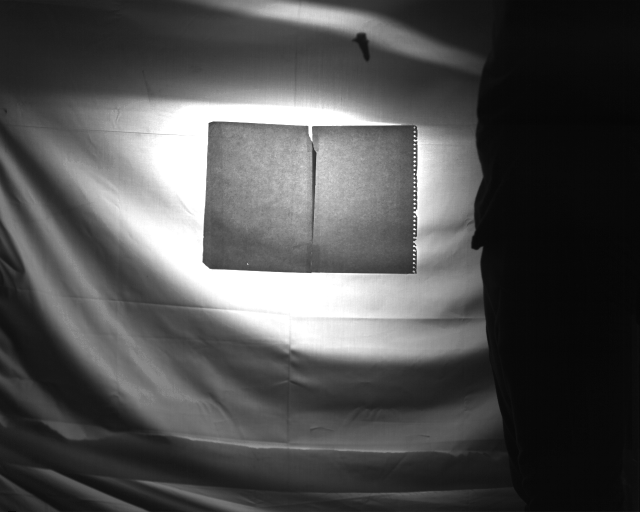
#> input picture velocity_calculator/Vert_vel/Camera_1_002094.tif, 1280 x 1024 px, found by its file name (shown at 1/2 size); its folder holds 4 pictures in this run
$ python example.py
#> lines starting #> are read from the running program, lines starting #| are printed output that depends on the picture; after the words box and inside, x2 and y2 are one past the last pixel; in counts of white or black regions, pixels touching at a corner belong together
### velocity_calculator/main.py
import os
import cv2
import numpy as np
import openpyxl
import pandas as pd
import matplotlib.pyplot as plt


class SeedVelocityAnalyzer:
    def __init__(self, raw_path):
        self.raw_path = raw_path
        self.base_path = os.path.dirname(raw_path)
        self.thresh_path = os.path.join(self.base_path, 'thresholded_seeds')
        self.subtracted_path = os.path.join(self.base_path, 'subtracted')
        self.excel_path = os.path.join(self.base_path, 'velocity.xlsx')
        self.plots_path = os.path.join(self.base_path, 'plots')
        self.mv_avg_excel_path = os.path.join(self.base_path, 'mv_pt_avg.xlsx')
        self.frame_avg_excel_path = os.path.join(self.base_path, 'n_frame_avg.xlsx')
        self.filter_coeffs = {
            'zscore': {},
            'iqr': {}
            }
        self.coeffs = {1 : {}, 2 : {}, 3 : {}, 4 : {}, 5 : {}}
        os.makedirs(self.plots_path, exist_ok=True)


    def threshold_images(self, thresh_val=28):
#> called with thresh_val = 28
        os.makedirs(self.thresh_path, exist_ok=True)
        for filename in os.listdir(self.raw_path):
            if filename.lower().endswith(('.png', '.jpg', '.jpeg', '.gif', '.bmp', '.tiff', '.tif')):
                file_path = os.path.join(self.raw_path, filename)
                img = cv2.imread(file_path, cv2.IMREAD_GRAYSCALE)
#> img is the input picture: shape (1024, 1280); min 0, max 255, mean 79.8
                _, thresh = cv2.threshold(img, thresh_val, 255, cv2.THRESH_BINARY)
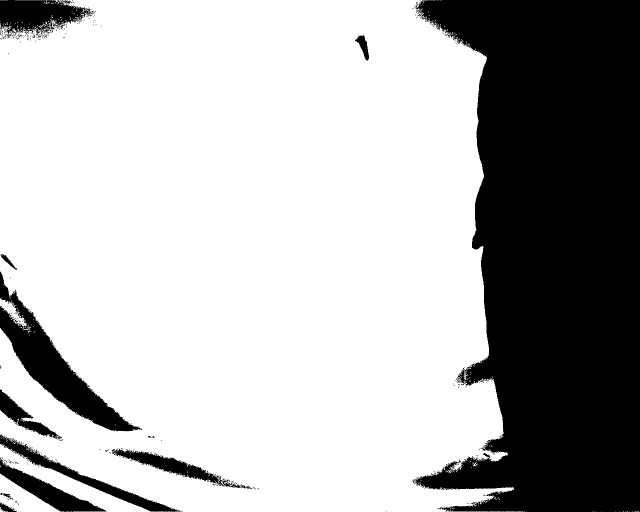
#> thresh: shape (1024, 1280) (shown at 1/2 size); 70.5% white; 235 black regions (223 under 20 px), largest, box (x1, y1, x2, y2) and area: (831, 0, 1280, 1024) 335331, (0, 543, 285, 863) 20698, (0, 0, 186, 77) 8484
                normalized = cv2.normalize(thresh, None, 0, 255, cv2.NORM_MINMAX)
                cv2.imwrite(os.path.join(self.thresh_path, filename), normalized)
#> pass 2 of the loop in threshold_images, `for filename in os.listdir(self.raw_path):`:
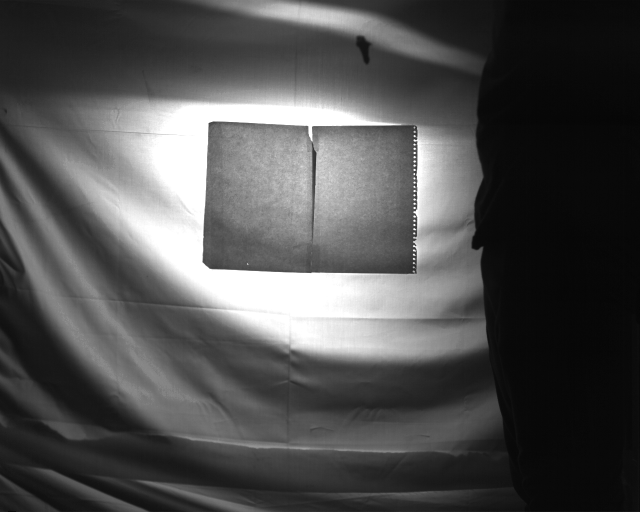
#> input picture velocity_calculator/Vert_vel/Camera_1_002095.tif, 1280 x 1024 px, found by its file name (shown at 1/2 size)
#> in threshold_images, img is the input picture: shape (1024, 1280); min 0, max 255, mean 79.8
#> in threshold_images, `_, thresh = cv2.threshold(img, thresh_val, 255, cv2.THRESH_BINARY)`:
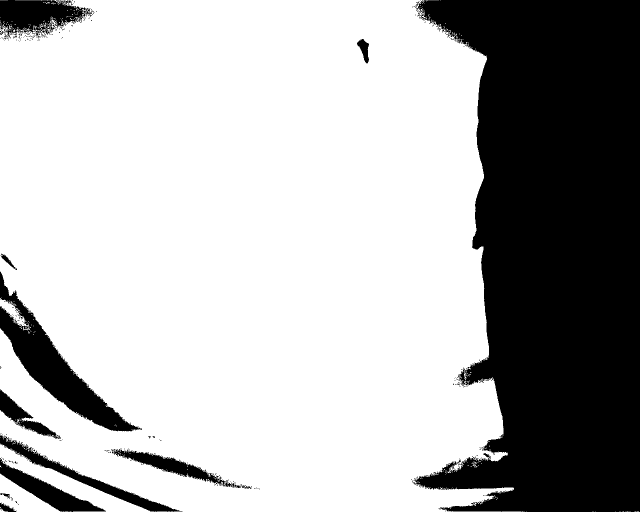
#> thresh: shape (1024, 1280) (shown at 1/2 size); 70.5% white; 221 black regions (207 under 20 px), largest, box (x1, y1, x2, y2) and area: (828, 0, 1280, 1024) 334927, (0, 543, 284, 863) 20622, (0, 0, 188, 78) 8530
#> pass 3 of the loop in threshold_images, `for filename in os.listdir(self.raw_path):`:
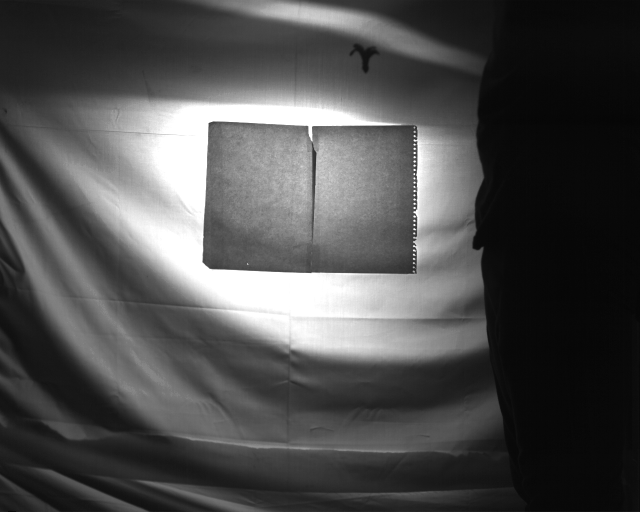
#> input picture velocity_calculator/Vert_vel/Camera_1_002098.tif, 1280 x 1024 px, found by its file name (shown at 1/2 size)
#> in threshold_images, img is the input picture: shape (1024, 1280); min 0, max 255, mean 77.7
#> in threshold_images, `_, thresh = cv2.threshold(img, thresh_val, 255, cv2.THRESH_BINARY)`:
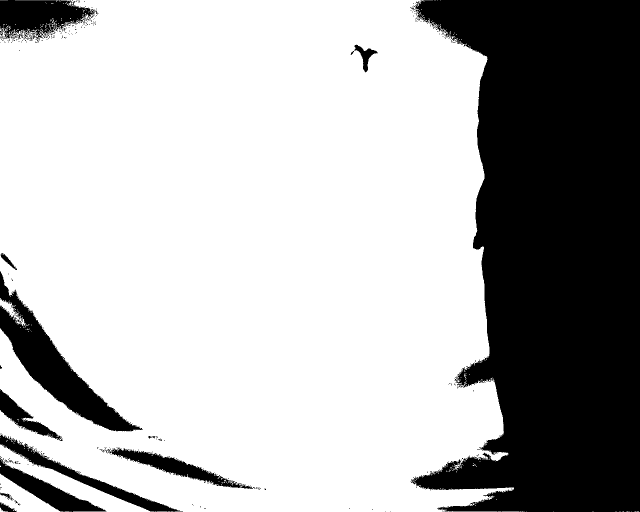
#> thresh: shape (1024, 1280) (shown at 1/2 size); 70.1% white; 222 black regions (206 under 20 px), largest, box (x1, y1, x2, y2) and area: (821, 0, 1280, 1024) 336335, (0, 542, 285, 863) 21487, (0, 0, 197, 82) 9873
#> the loop made 4 passes; the first 3 are shown


    def subtract_images(self):
        os.makedirs(self.subtracted_path, exist_ok=True)
        # Sort and get the list of images
        image_files = sorted([
            f for f in os.listdir(self.thresh_path)
            if f.lower().endswith(('.png', '.jpg', '.jpeg', '.gif', '.bmp', '.tiff', '.tif'))
        ])
        if not image_files:
            print("No images found for subtraction.")
            return
        # Use the first image as the initial reference
        ref_image_path = os.path.join(self.thresh_path, image_files[0])
        i1 = cv2.imread(ref_image_path)
        for filename in image_files:
            i2 = cv2.imread(os.path.join(self.thresh_path, filename))
            if i2 is None or i1 is None:
                continue
            i3 = cv2.subtract(i1, i2)
#> i3: shape (1024, 1280, 3); every value is 0
            cv2.imwrite(os.path.join(self.subtracted_path, filename), i3)
            i1 = i2
#> pass 2 of the loop in subtract_images, `for filename in image_files:`:
#> in subtract_images, `i3 = cv2.subtract(i1, i2)`:
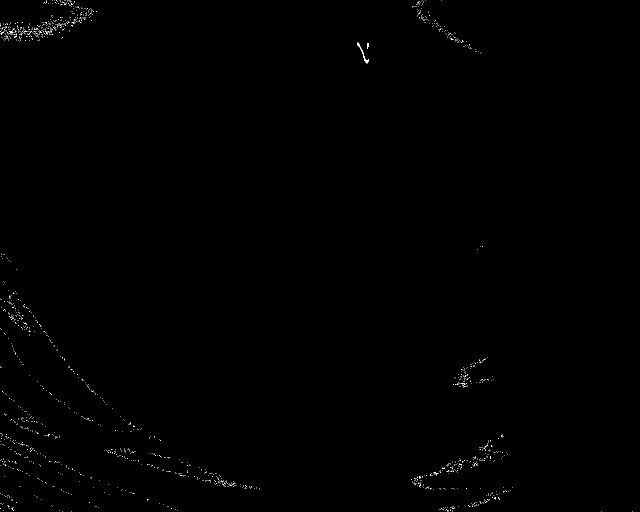
#> i3: shape (1024, 1280, 3) (shown at 1/2 size); 0.2% white in thin lines or dots
#> pass 3 of the loop in subtract_images, `for filename in image_files:`:
#> i3: shape (1024, 1280, 3); 0.57% white in thin lines or dots
#> the loop made 4 passes; the first 3 are shown
        # Remove the first subtracted image
        first_output_path = os.path.join(self.subtracted_path, image_files[0])
        if os.path.exists(first_output_path):
            os.remove(first_output_path)


    def compute_velocity(self, scale_factor=0.5, lower_limit=920, left_limit=640, right_limit=760):
#> called with scale_factor = 0.00075, lower_limit = 920, left_limit = 640, right_limit = 760
        workbook = openpyxl.Workbook()
        worksheet = workbook.active
        worksheet.title = 'Sheet1'
        worksheet['A1'] = 'time(s)'
        worksheet['B1'] = 'vert_vel(m/s)'
        worksheet['C1'] = 'bottom_x(px)'
        worksheet['D1'] = 'bottom_y(px))'
        worksheet['E1'] = 'bottom_x(m)'
        worksheet['F1'] = 'bottom_y(m))'
        worksheet['G1'] = 'drift_x(m)'
        index = 2
        for filename in sorted(os.listdir(self.subtracted_path)):
            if filename.lower().endswith(('.png', '.jpg', '.jpeg', '.gif', '.bmp', '.tiff', '.tif')):
                path = os.path.join(self.subtracted_path, filename)
                im = cv2.imread(path)
                lower = None
                for i in range(lower_limit, 0, -1):
                    for j in range(left_limit, right_limit):
                        if np.array_equal(im[i, j], [255, 255, 255]):
                            lower = [i, j]
                            break
                    if lower:
                        break
                if not lower:
                    continue
                upper = next(([k, lower[1]] for k in range(lower[0], 0, -1)
                              if np.array_equal(im[k, lower[1]], [0, 0, 0])), [0, lower[1]])
                worksheet[f"A{index}"] = index - 1
                worksheet[f"B{index}"] = (lower[0] - upper[0]) * scale_factor *500
                worksheet[f"C{index}"] = lower[1]
                worksheet[f"D{index}"] = lower[0]
                worksheet[f"E{index}"] = lower[1] * scale_factor
                worksheet[f"F{index}"] = lower[0] * scale_factor
                index += 1
#> pass 2 of the loop in compute_velocity, `for filename in sorted(os.listdir(self.subtracted_path)):`:
#> pass 3 of the loop in compute_velocity, `for filename in sorted(os.listdir(self.subtracted_path)):`:
#> in compute_velocity, `im = cv2.imread(path)`:
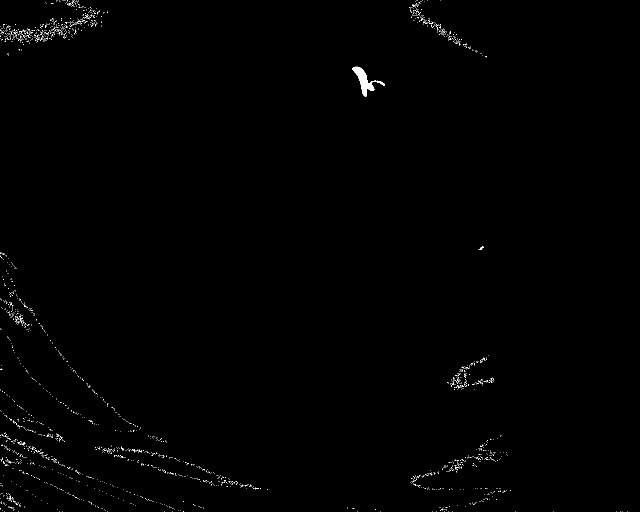
#> im: shape (1024, 1280, 3) (shown at 1/2 size); 0.41% white; 1886 white regions (1883 under 20 px), largest, box (x1, y1, x2, y2) and area: (704, 133, 770, 194) 1108, (957, 493, 968, 500) 34, (39, 636, 46, 648) 21
        for i in range(2, index):
            e2 = worksheet["E2"].value
            ei = worksheet[f"E{i}"].value
            worksheet[f"G{i}"] = e2 - ei
        workbook.save(self.excel_path)


    def _remove_outliers_zscore(self, df, threshold=3):
        z_scores = np.abs((df['vert_vel(m/s)'] - df['vert_vel(m/s)'].mean()) / df['vert_vel(m/s)'].std())
        return df[z_scores < threshold].sort_values(by='time(s)')


    # [7 lines left out: function _remove_outliers_iqr, not called in this run]

    def five_point_moving_avg(self):
        veldf = pd.read_excel(self.excel_path, sheet_name='Sheet1')
        velocity = veldf['vert_vel(m/s)'].to_numpy()
        s = np.size(velocity)
        avg_vel = np.zeros(s)
        for i in range (0, s-4):
            avg_vel[i+2] = np.mean(velocity[i:i+5])
        avg_vel[0] = avg_vel[2]
        avg_vel[1] = avg_vel[2]
        avg_vel[s-1] = avg_vel[s-3]
        avg_vel[s-2] = avg_vel[s-3]
        #Convert database to excel
        avg_veldf = veldf.copy()
        avg_veldf['vert_vel(m/s)'] = avg_vel
        avg_veldf.to_excel(self.mv_avg_excel_path, index=False)
        #Save plots
        x = avg_veldf['time(s)']
        y_vel = avg_veldf['vert_vel(m/s)']
        self.plot_and_save(x, y_vel, "vert_vel(m/s)", "Vertical Velocity vs Time", "5pt_mv_avg_vel_fit.png")
        return 0

    def five_point_stencil(self):
        return 0

    # [59 lines left out: functions frame_mv_avg, calc_drag, not called in this run]


    def plot_and_save(self, x, y, ylabel, title, filename):
#> called with ylabel = 'vert_vel(m/s)', title = 'Vertical Velocity vs Time', filename = '5pt_mv_avg_vel_fit.png'
        plt.figure()
        plt.scatter(x, y, label='Data points')
        colors = ['red', 'green', 'blue', 'purple']
        labels = ['Linear fit', '2nd poly fit', '3rd poly fit', '4th poly fit']
        coeffs_dict = {}  # To store coefficients by degree
        for degree in range(1, 5):
            coeffs = np.polyfit(x, y, degree)
            coeffs_dict[degree] = coeffs  # Store as NumPy array
            poly_fit = np.poly1d(coeffs)
            plt.plot(x, poly_fit(x), color=colors[degree - 1], label=labels[degree - 1])
        plt.xlabel("time(s)")
        plt.ylabel(ylabel)
        plt.title(title)
        plt.legend()
        plt.grid(True)
        plt.savefig(os.path.join(self.plots_path, filename))
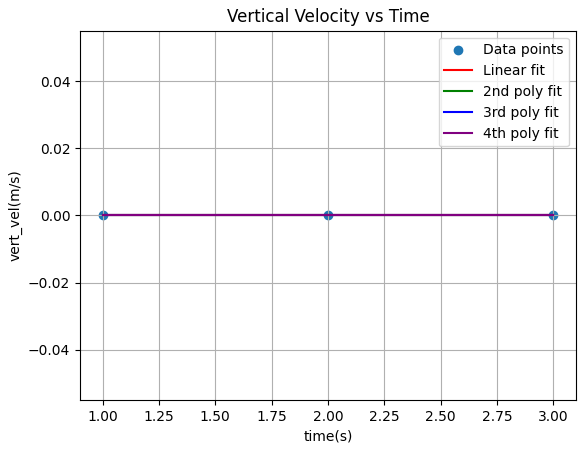
#> figure drawn by matplotlib, 1 panel
        plt.close()
        return coeffs_dict

    def plot_fits(self):
        data = pd.read_excel(self.excel_path)
        x = data['time(s)']
        y_vel = data['vert_vel(m/s)']
#> (the run stopped early here; a loop or call above may not have finished)
